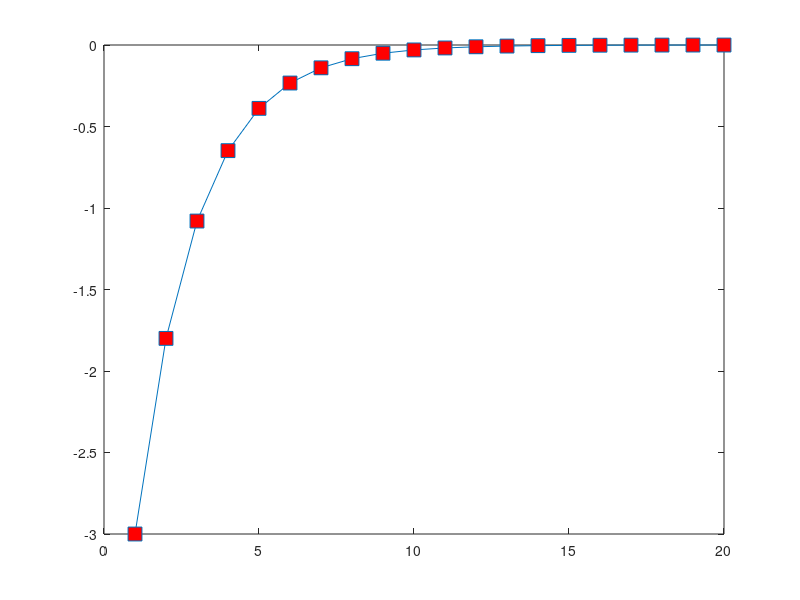
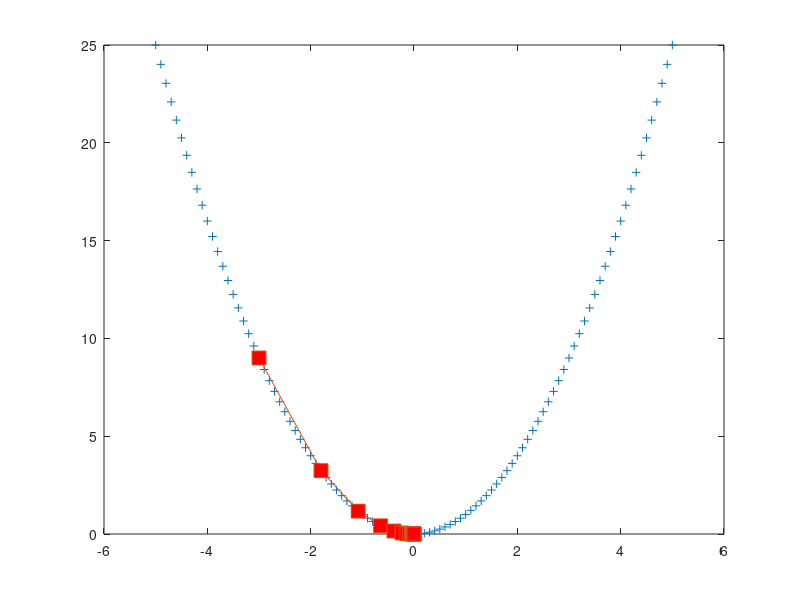

The MATLAB script that drew these images, in order:
close all;
clearvars;
func= @(x) (x).^2;              % function of which we seek the minimum 'y = x^2'
func1= @(x) 2*(x);              % first derivative "y' = 2x"
xaxis=[-5:0.1:5];               % the axis for plotting the function
xin=-3;                         % initial guess (not close, on purpose)
x=xin;
step=0.2;                       % increment step (tunes speed vs accuracy)
for i=1:20
tpoints(i)=i;                   %sequence of iterations from 1 to 20
                                %(adds one element to the array each time)
xpoints(i)=x;                   %sequence of x values from -3 to 0
fpoints(i)=func(x);             %sequence of f(x) values
x= x-step*func1(x);             % core of the gradient descent
figure(1);
plot(tpoints,xpoints,'-s',...   % Plots a graph of [1:20] on x-axis and [-3:0] on y-axis
'MarkerSize',10,...             % note the dots to continue
'MarkerFaceColor','red')        % a command in the next line
figure(2);
plot(xaxis,func(xaxis),'+');    % Plots a graph of [-5:0.1:5] on x-axis & [-5^2:5^2] on y-axis with + sign  
hold on;                        % 
plot(xpoints,fpoints,'-s',...   % Plots a graph of [-3:0] on x-axis and [-3^2:0^2] on y-axis
'MarkerSize',10,...             % On an already defined xaxis [-5:0.1:5] & [-5^2:5^2] y-axis 
'MarkerFaceColor','red')        % of red box points over the function
hold off;
pause(0.2);                     % pauses the algorithm for 0,2 seconds at each iteration
                                % make the pause very small if calculation is much heavier
end